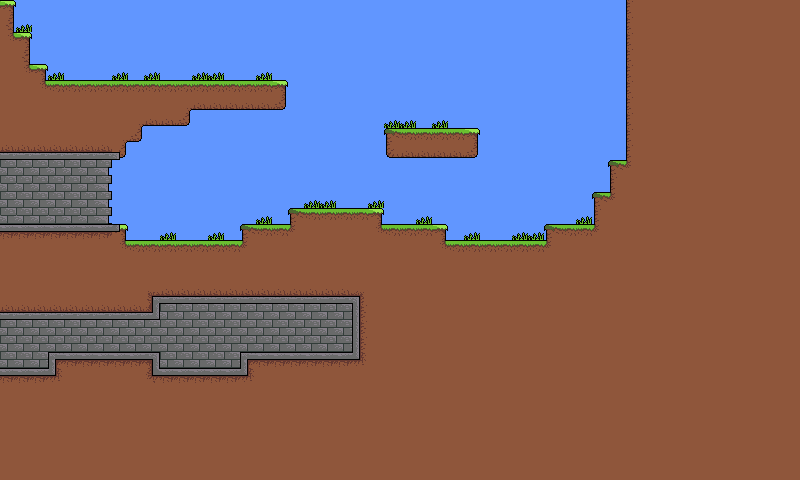

This is a level from a 2D game, rendered from its Tiled map with the project's own tilesets. A one-line summary and the map file follow, with tile-layer data summarised:
An orthogonal 50x30 tile map with 16x16 px tiles, 2 tile layers (Tile Layer 1, Tile Layer 2) and 23 objects (8x collider).

<map version="1.0" orientation="orthogonal" renderorder="right-down" width="50" height="30" tilewidth="16" tileheight="16" backgroundcolor="#6196ff" nextobjectid="37">
 <tileset firstgid="1" name="retro-terrain" tilewidth="16" tileheight="16" tilecount="256" columns="16">
  <image source="textures/retro-terrain.png" width="256" height="256" />
  <terraintypes>
   <terrain name="grass" tile="-1" />
   <terrain name="bricks" tile="-1" />
  </terraintypes>
  <tile id="0" terrain=",,,0" />
  <tile id="1" terrain=",,0,0" />
  <tile id="2" terrain=",,0," />
  <tile id="3" terrain="0,0,0," />
  <tile id="4" terrain="0,0,,0" />
  <tile id="16" terrain=",0,,0" />
  <tile id="17" terrain="0,0,0,0" />
  <tile id="18" terrain="0,,0," />
  <tile id="19" terrain="0,,0,0" />
  <tile id="20" terrain=",0,0,0" />
  <tile id="22">
   <animation>
    <frame tileid="22" duration="100" />
    <frame tileid="23" duration="100" />
    <frame tileid="24" duration="100" />
    <frame tileid="25" duration="100" />
    <frame tileid="26" duration="100" />
    <frame tileid="27" duration="100" />
    <frame tileid="28" duration="100" />
    <frame tileid="29" duration="100" />
   </animation>
  </tile>
  <tile id="32" terrain=",0,," />
  <tile id="33" terrain="0,0,," />
  <tile id="34" terrain="0,,," />
  <tile id="48" terrain="0,0,0,1" />
  <tile id="49" terrain="0,0,1,1" />
  <tile id="50" terrain="0,0,1,0" />
  <tile id="51" terrain="1,1,1,0" />
  <tile id="52" terrain="1,1,0,1" />
  <tile id="64" terrain="0,1,0,1" />
  <tile id="65" terrain="1,1,1,1" />
  <tile id="66" terrain="1,0,1,0" />
  <tile id="67" terrain="1,0,1,1" />
  <tile id="68" terrain="0,1,1,1" />
  <tile id="80" terrain="0,1,0,0" />
  <tile id="81" terrain="1,1,0,0" />
  <tile id="82" terrain="1,0,0,0" />
  <tile id="96" terrain=",,,1" />
  <tile id="97" terrain=",,1,1" />
  <tile id="98" terrain=",,1," />
  <tile id="99" terrain="1,1,1," />
  <tile id="100" terrain="1,1,,1" />
  <tile id="112" terrain=",1,,1" />
  <tile id="113" terrain="1,1,1,1" />
  <tile id="114" terrain="1,,1," />
  <tile id="115" terrain="1,,1,1" />
  <tile id="116" terrain=",1,1,1" />
  <tile id="128" terrain=",1,," />
  <tile id="129" terrain="1,1,," />
  <tile id="130" terrain="1,,," />
 </tileset>
 <layer name="Tile Layer 1" width="50" height="30">
  <data>[1500 cells, 1053 non-empty, 24 distinct tile ids]</data>
 </layer>
 <layer name="Tile Layer 2" width="50" height="30">
  <data>[1500 cells, 44 non-empty, 7 distinct tile ids]</data>
 </layer>
 <objectgroup name="colliders">
  <object id="1" type="collider" x="0" y="0" width="16" height="32" />
  <object id="2" type="collider" x="0" y="32" width="32" height="32" />
  <object id="3" type="collider" x="0" y="64" width="48" height="16" />
  <object id="4" type="collider" x="0" y="80" width="288" height="32" />
  <object id="5" type="collider" x="0" y="112" width="192" height="16" />
  <object id="6" type="collider" x="0" y="128" width="144" height="16" />
  <object id="7" type="collider" x="0" y="144" width="128" height="16" />
  <object id="9" type="collider" x="0" y="224" width="128" height="16" />
  <object id="10" x="0" y="240" width="800" height="64" />
  <object id="12" x="0" y="304" width="160" height="16" />
  <object id="13" x="352" y="304" width="448" height="176" />
  <object id="14" x="240" y="352" width="112" height="128" />
  <object id="15" x="0" y="368" width="240" height="112" />
  <object id="16" x="48" y="352" width="112" height="16" />
  <object id="17" x="240" y="224" width="208" height="16" />
  <object id="18" x="288" y="208" width="96" height="16" />
  <object id="19" x="384" y="128" width="96" height="32" />
  <object id="20" x="544" y="224" width="256" height="16" />
  <object id="21" x="624" y="0" width="176" height="224" />
  <object id="22" x="608" y="160" width="16" height="64" />
  <object id="23" x="592" y="192" width="16" height="32" />
 </objectgroup>
 <objectgroup name="Object Layer" visible="0">
  <object id="31" gid="23" x="288" y="176" width="16" height="16" />
  <object id="32" gid="23" x="352" y="144" width="16" height="16" />
 </objectgroup>
</map>